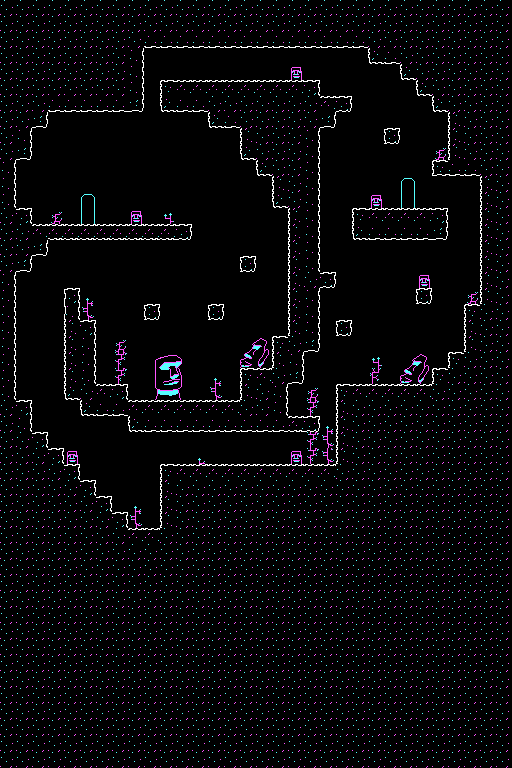

Rendered tile map (Tiled .tmx) drawn with the repository's tilesets; below, a short description and the full map source, tile grids included:
An orthogonal 32x48 tile map with 16x16 px tiles, 1 tile layer (Tile Layer 1).

<map version="1.2" tiledversion="1.3.4" orientation="orthogonal" renderorder="right-down" width="32" height="48" tilewidth="16" tileheight="16" infinite="0" backgroundcolor="#000000" nextlayerid="2" nextobjectid="1">
 <editorsettings>
  <export target="cave.lua" format="lua" />
 </editorsettings>
 <tileset firstgid="1" source="tileset.tsx" />
 <layer id="1" name="Tile Layer 1" width="32" height="48">
  <data encoding="csv">
38,38,38,38,38,38,38,38,38,38,38,38,38,38,38,38,38,38,38,38,38,38,38,38,38,38,38,38,38,38,38,38,
38,38,38,38,38,38,38,38,38,38,38,38,38,38,38,38,38,38,38,38,38,38,38,38,38,38,38,38,38,38,38,38,
38,38,38,38,38,38,38,38,38,70,70,70,70,70,70,70,70,70,70,70,70,70,70,38,38,38,38,38,38,38,38,38,
38,38,38,38,38,38,38,38,39,0,0,0,0,0,0,0,0,0,0,0,0,0,0,69,70,38,38,38,38,38,38,38,
38,38,38,38,38,38,38,38,39,0,0,0,0,0,0,0,0,0,708,0,0,0,0,0,0,69,38,38,38,38,38,38,
38,38,38,38,38,38,38,38,39,0,5,6,6,6,6,6,6,6,6,7,0,0,0,0,0,0,69,38,38,38,38,38,
38,38,38,70,70,70,70,70,71,0,69,70,70,38,38,38,38,38,38,38,6,103,0,0,0,0,0,69,38,38,38,38,
38,38,71,0,0,0,0,0,0,0,0,0,0,69,70,38,38,38,38,38,71,0,0,0,0,0,0,0,37,38,38,38,
38,39,0,0,0,0,0,0,0,0,0,0,0,0,0,37,38,38,38,39,0,0,0,0,104,0,0,0,37,38,38,38,
38,71,0,0,0,0,0,0,0,0,0,0,0,0,0,69,38,38,38,39,0,0,0,0,0,0,0,519,37,38,38,38,
39,0,0,0,0,0,0,0,0,0,0,0,0,0,0,0,69,38,38,39,0,0,0,0,0,0,0,101,70,70,38,38,
39,0,0,0,0,0,0,0,0,0,0,0,0,0,0,0,0,37,38,39,0,0,0,0,0,641,0,0,0,0,37,38,
39,0,0,0,0,641,0,0,0,0,0,0,0,0,0,0,0,69,38,39,0,0,0,708,0,673,0,0,0,0,37,38,
38,7,0,519,0,673,0,0,708,0,518,0,0,0,0,0,0,0,37,39,0,0,5,6,6,6,6,7,0,0,37,38,
38,38,6,102,102,102,102,102,102,102,102,103,0,0,0,0,0,0,37,39,0,0,69,70,70,70,70,71,0,0,37,38,
38,38,71,0,0,0,0,0,0,0,0,0,0,0,0,0,0,0,37,39,0,0,0,0,0,0,0,0,0,0,37,38,
38,71,0,0,0,0,0,0,0,0,0,0,0,0,0,104,0,0,37,39,0,0,0,0,0,0,0,0,0,0,37,38,
39,0,0,0,0,0,0,0,0,0,0,0,0,0,0,0,0,0,37,38,103,0,0,0,0,0,708,0,0,0,37,38,
39,0,0,0,8,517,0,0,0,0,0,0,0,0,0,0,0,0,37,39,0,0,0,0,0,0,104,0,0,519,37,38,
39,0,0,0,40,549,0,0,0,104,0,0,0,104,0,0,0,0,37,39,0,0,0,0,0,0,0,0,0,5,38,38,
39,0,0,0,37,7,0,0,0,0,0,0,0,0,0,0,0,0,37,39,0,104,0,0,0,0,0,0,0,37,38,38,
39,0,0,0,37,39,0,519,0,0,0,0,0,0,0,740,741,5,38,71,0,0,0,0,0,0,0,0,0,37,38,38,
39,0,0,0,37,39,0,551,0,705,706,707,0,0,0,772,773,37,39,0,0,0,0,518,0,740,741,0,5,38,38,38,
39,0,0,0,37,39,0,551,0,737,738,739,0,517,0,5,6,38,71,0,0,0,0,550,0,772,773,5,38,38,38,38,
39,0,0,0,69,38,6,7,0,769,770,771,0,549,0,37,38,39,0,519,0,5,6,6,6,6,6,38,38,38,38,38,
38,7,0,0,0,69,70,70,6,6,6,6,6,6,6,38,38,39,0,551,0,37,38,38,38,38,38,38,38,38,38,38,
38,39,0,0,0,0,0,0,69,70,70,70,70,70,70,70,70,70,102,103,517,37,38,38,38,38,38,38,38,38,38,38,
38,38,7,0,0,0,0,0,0,0,0,0,0,0,0,0,0,0,0,551,549,37,38,38,38,38,38,38,38,38,38,38,
38,38,38,7,708,0,0,0,0,0,0,0,517,0,0,0,0,0,708,551,549,37,38,38,38,38,38,38,38,38,38,38,
38,38,38,38,7,0,0,0,0,0,5,6,6,6,6,6,6,6,6,6,6,38,38,38,38,38,38,38,38,38,38,38,
38,38,38,38,38,7,0,0,0,0,37,38,38,38,38,38,38,38,38,38,38,38,38,38,38,38,38,38,38,38,38,38,
38,38,38,38,38,38,7,0,517,0,37,38,38,38,38,38,38,38,38,38,38,38,38,38,38,38,38,38,38,38,38,38,
38,38,38,38,38,38,38,7,549,0,37,38,38,38,38,38,38,38,38,38,38,38,38,38,38,38,38,38,38,38,38,38,
38,38,38,38,38,38,38,38,6,6,38,38,38,38,38,38,38,38,38,38,38,38,38,38,38,38,38,38,38,38,38,38,
38,38,38,38,38,38,38,38,38,38,38,38,38,38,38,38,38,38,38,38,38,38,38,38,38,38,38,38,38,38,38,38,
38,38,38,38,38,38,38,38,38,38,38,38,38,38,38,38,38,38,38,38,38,38,38,38,38,38,38,38,38,38,38,38,
38,38,38,38,38,38,38,38,38,38,38,38,38,38,38,38,38,38,38,38,38,38,38,38,38,38,38,38,38,38,38,38,
38,38,38,38,38,38,38,38,38,38,38,38,38,38,38,38,38,38,38,38,38,38,38,38,38,38,38,38,38,38,38,38,
38,38,38,38,38,38,38,38,38,38,38,38,38,38,38,38,38,38,38,38,38,38,38,38,38,38,38,38,38,38,38,38,
38,38,38,38,38,38,38,38,38,38,38,38,38,38,38,38,38,38,38,38,38,38,38,38,38,38,38,38,38,38,38,38,
38,38,38,38,38,38,38,38,38,38,38,38,38,38,38,38,38,38,38,38,38,38,38,38,38,38,38,38,38,38,38,38,
38,38,38,38,38,38,38,38,38,38,38,38,38,38,38,38,38,38,38,38,38,38,38,38,38,38,38,38,38,38,38,38,
38,38,38,38,38,38,38,38,38,38,38,38,38,38,38,38,38,38,38,38,38,38,38,38,38,38,38,38,38,38,38,38,
38,38,38,38,38,38,38,38,38,38,38,38,38,38,38,38,38,38,38,38,38,38,38,38,38,38,38,38,38,38,38,38,
38,38,38,38,38,38,38,38,38,38,38,38,38,38,38,38,38,38,38,38,38,38,38,38,38,38,38,38,38,38,38,38,
38,38,38,38,38,38,38,38,38,38,38,38,38,38,38,38,38,38,38,38,38,38,38,38,38,38,38,38,38,38,38,38,
38,38,38,38,38,38,38,38,38,38,38,38,38,38,38,38,38,38,38,38,38,38,38,38,38,38,38,38,38,38,38,38,
38,38,38,38,38,38,38,38,38,38,38,38,38,38,38,38,38,38,38,38,38,38,38,38,38,38,38,38,38,38,38,38
</data>
 </layer>
</map>
